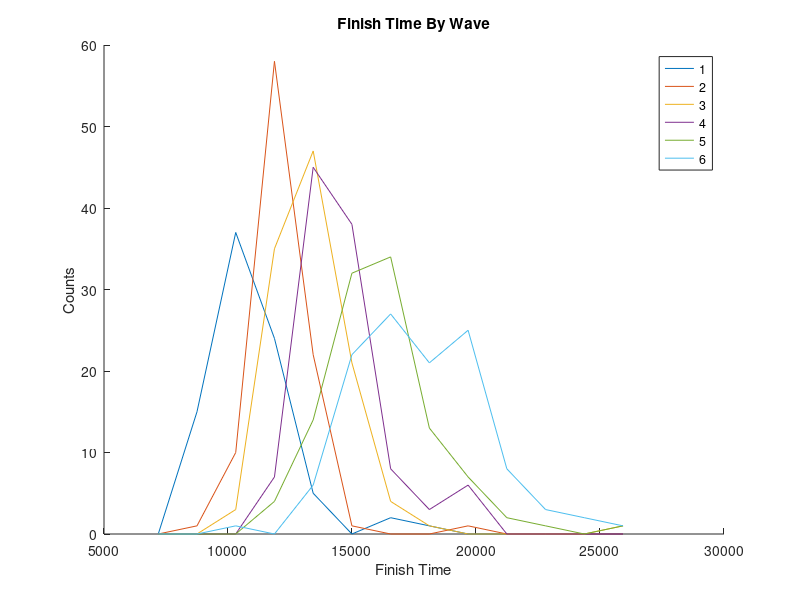

Here is the MATLAB script that generated this plot:
% Analyse the waves to see if lower numbered waves finished faster

data = csvread("goat2017.csv")(2:end,:);
finish_only_data = data(data(:,9) != 0, :);

figure(2);
hold on;

wave_count = 12;
wave_bin_size = 12;

min_time = min(finish_only_data(:,9));
max_time = max(finish_only_data(:,9));

time_bins = [min_time:(max_time - min_time) / wave_bin_size:max_time];


for i = 0:2:wave_count-1
    wave_group_times = finish_only_data( finish_only_data(:,2) == i | finish_only_data(:,2) == (i+1), 9);

    binned_waves_group = zeros(1,length(time_bins));

    for j = 1:length(wave_group_times)
        for k = 1:length(time_bins)
            if wave_group_times(j) < time_bins(k);
                binned_waves_group(k) += 1;
                break;
            end
        end
    end

    plot(time_bins, binned_waves_group);
end
legend('1', '2', '3', '4', '5', '6')
title('Finish Time By Wave');
xlabel('Finish Time');
ylabel('Counts');
print("WaveFinishTimes.png");
hold off;

wave_group_averages = zeros(1, wave_count);

wave_names = {'1A'; '1B'; '2A'; '2B'; '3A'; '3B'; '4A'; '4B'; '5A'; '5B'; '6A'; '6B'};

for i = 0:wave_count-1
    wave_group_times = finish_only_data( finish_only_data(:,2) == i, :);
    wave_group_median = median(wave_group_times(:,9));
    wave_name = wave_names{i + 1};
    fprintf("Wave %s mean: %f (of %d entries)\n", wave_name, wave_group_median, length(wave_group_times));
    subsequent_faster = finish_only_data(finish_only_data(:,9) < wave_group_median & finish_only_data(:,2) > i);
    num_subsequent_faster = length(subsequent_faster);
    fprintf("Wave %s mean beaten by %d in later waves\n", wave_name, num_subsequent_faster);
end
